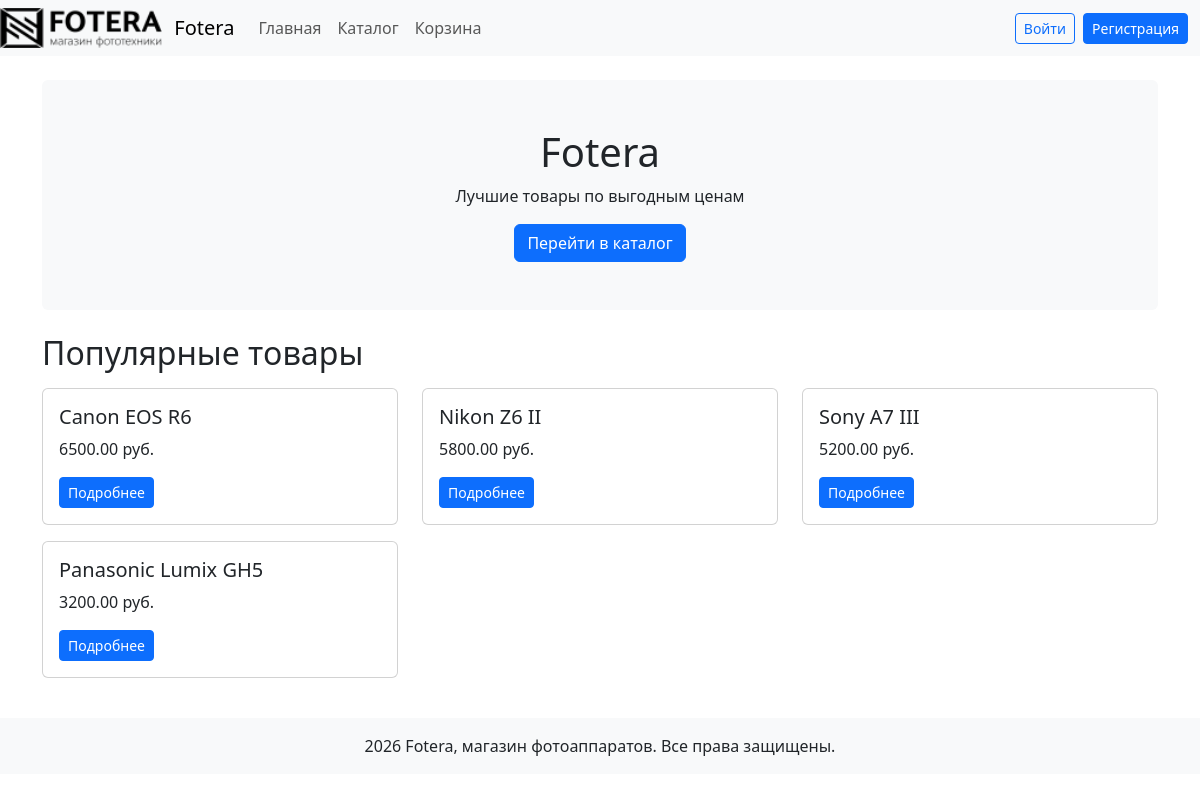
The page / on the database its author committed.
### shop/models.py (models this page shows, shortened)
class Product(models.Model):
    name = models.CharField(max_length=100)
    descrip = models.TextField()
    photo = models.ImageField(upload_to='products/', blank=True, null=True)
    price= models.DecimalField(
        max_digits=10,
        decimal_places=2,
        validators=[MinValueValidator(0)])
    amount = models.IntegerField(validators=[MinValueValidator(0)])
    category = models.ForeignKey(Category,on_delete=models.CASCADE)
    maker = models.ForeignKey(Maker,on_delete=models.CASCADE)

### shop/views.py (the view)
# urls.py: 2. Add a URL to urlpatterns:  path('', views.home, name='home')
def home(request):
    products = Product.objects.all()[:6]  # 6 товаров
    categories = Category.objects.all()
    return render(request, 'shop/index.html', {
        'products': products,
        'categories': categories
    })

### templates/shop/index.html (shortened to what this page needs)
{% extends 'base.html' %}
{% block content %}
<div class="bg-light p-5 rounded mb-4 text-center">
    <h1>Fotera</h1>
    <p>Лучшие товары по выгодным ценам</p>
    <a href="{% url 'catalog' %}" class="btn btn-primary">Перейти в каталог</a>
</div>
<h2 class="mb-3">Популярные товары</h2>
<div class="row">
    {% for product in products %}
    <div class="col-md-4 mb-3">
        <div class="card">
            <div class="card-body">
                <h5>{{ product.name }}</h5>
                <p>{{ product.price }} руб.</p>
                <a href="{% url 'product_detail' product.id %}" class="btn btn-sm btn-primary">Подробнее</a>
            </div>
        </div>
    </div>
    {% endfor %}
</div>
{% endblock %}

### rows shown on the page
Product: name "Canon EOS R6", price "6500.00"
Product: name "Nikon Z6 II", price "5800.00"
Product: name "Sony A7 III", price "5200.00"
Product: name "Panasonic Lumix GH5", price "3200.00"
